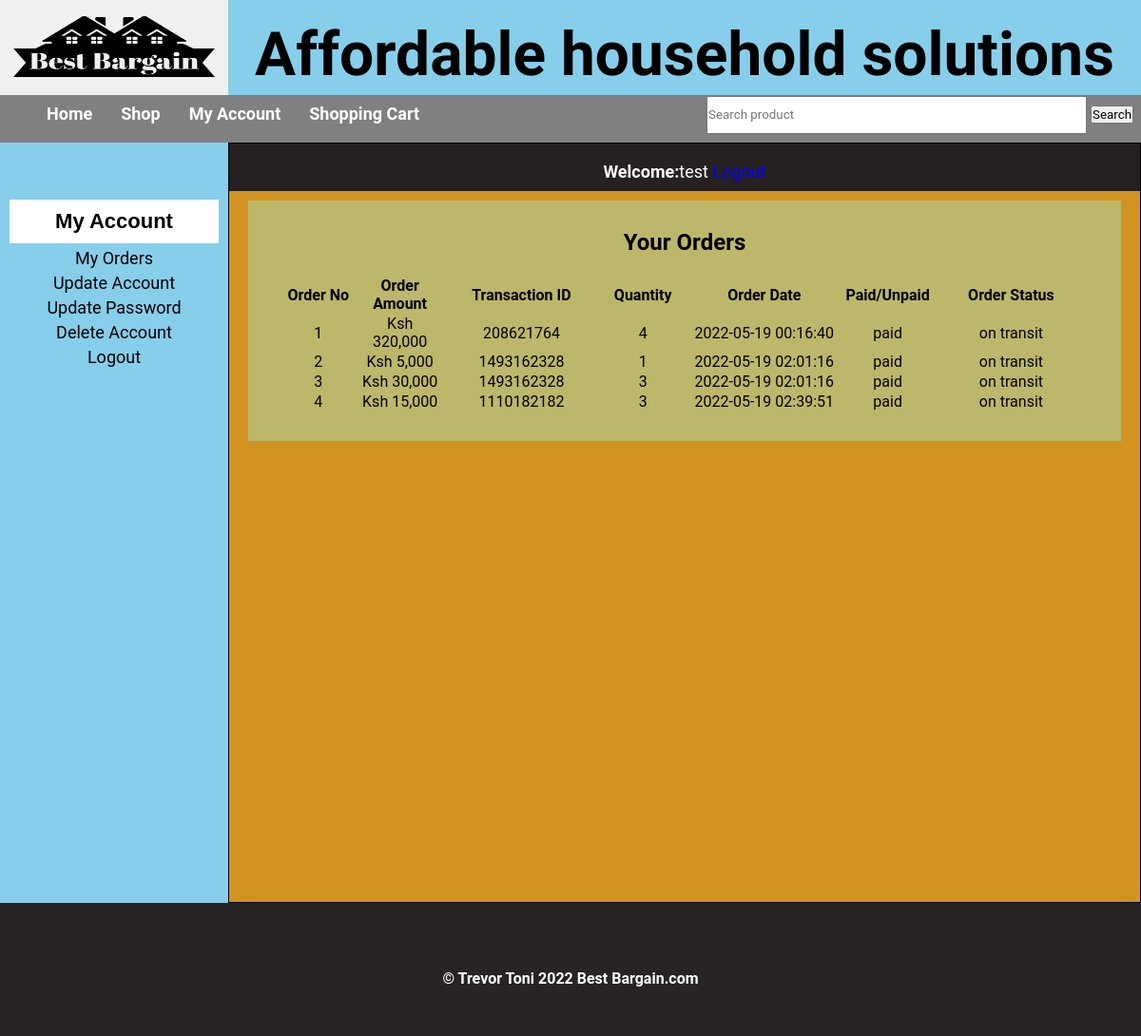
Page /customer/my_account.php?my_orders (signed in) on the committed database.
### tables this page shows
CREATE TABLE `customers` (
  `customer_id` int(10) NOT NULL,
  `customer_ip` varchar(255) NOT NULL,
  `customer_fname` text NOT NULL,
  `customer_lname` text NOT NULL,
  `customer_email` varchar(255) NOT NULL,
  `customer_pass` varchar(255) NOT NULL,
  `customer_county` text NOT NULL,
  `customer_city` text NOT NULL,
  `customer_contact` varchar(255) NOT NULL,
  `customer_address` text NOT NULL
);

CREATE TABLE `orders` (
  `order_id` int(10) NOT NULL,
  `customer_id` int(10) NOT NULL,
  `order_amount` int(11) NOT NULL,
  `invoice_no` int(100) NOT NULL,
  `product_id` int(11) NOT NULL,
  `product_name` varchar(255) NOT NULL,
  `quantity` int(3) NOT NULL,
  `order_date` datetime NOT NULL,
  `payment_status` varchar(50) NOT NULL,
  `order_status` varchar(20) NOT NULL
);

### customer/my_orders.php (the view)
<div style="width:100%;padding:20px;" class="view_products_container">
    <h2 style="text-align:center;margin-bottom:20px;" class="products_table_header">Your Orders</h2>
    <table  style="width:100%">
       <thead>
        <tr>
            <th width="10%">Order No</th>
            <th width="10%">Order Amount</th>
            <th width="20%">Transaction ID</th>
            <th width="10%">Quantity</th>
            <th width="20%">Order Date</th>
            <th width="10%">Paid/Unpaid</th>
            <th width="20%">Order Status</th>
        </tr>
       </thead>
        <?php
        include "includes/db.php";
        $fetch_customer_id = "SELECT customer_id FROM customers WHERE customer_email = '$customer_email' ";
        $run_customer_id = mysqli_query($con, $fetch_customer_id);
        $row_customer = mysqli_fetch_array($run_customer_id);
        $customer_id =$row_customer['customer_id'];
        $fetch_customer_order = "SELECT * FROM orders WHERE customer_id = '$customer_id' ";
        $run_fetch_order = mysqli_query($con, $fetch_customer_order);
        $order_count = 0;
        while ($row_order = mysqli_fetch_array($run_fetch_order)) {
            $order_amount = $row_order['order_amount'];
            $order_amount_formatted = number_format($order_amount);
            $invoice_no = $row_order['invoice_no'];
            $quantity = $row_order['quantity'];
            $order_date = $row_order['order_date'];
            $payment_status = $row_order['payment_status'];
            $order_status = $row_order['order_status'];
            $order_count++;
        ?>
            <tr>
                <td> <?php echo $order_count; ?> </td>
                <td> <?php echo 'Ksh '.$order_amount_formatted; ?> </td>
                <td> <?php echo $invoice_no; ?> </td>
                <td> <?php echo $quantity; ?> </td>
                <td> <?php echo $order_date; ?> </td>
                <td> <?php echo $payment_status; ?> </td>
                <td> <?php echo $order_status; ?> </td>
            </tr>
        <?php } ?>
    </table>
</div>

### customer/my_account.php (shortened to what this page needs)
<?php
include "functions/functions.php";
?>
<!DOCTYPE html>
<html lang="en">
<head>
    <link rel="stylesheet" type="text/css" href="styles/style.css">
</head>
<body>
    <div class="main_wrapper">
        <div class="header_wrapper">
            <a href="../index.php"><img id="logo" src="images/Best Bargain5.png" /></a>
            <div id="banner">
                <h1>Affordable household solutions</h1>
            </div>
            <div class="menubar">
                <ul id="menu">
                    <li><a href="../index.php">Home</a></li>
                    <li><a href="../all_products.php">Shop</a></li>
                    <?php
                    if (isset($_SESSION['customer_email'])) {
                    ?>
                        <li><a href="../customer/my_account.php">My Account</a></li>
                    <?php
                    }
                    ?>
                    <li><a href="../cart.php">Shopping Cart</a></li>
                </ul>
                <div id="form">
                    <form method="get" action="../results.php" enctype="multipart/form-data">
                        <input class="search_input_box" style="height:40px;" type="text" name="user_query" placeholder="Search product  " />
                        <input type="submit" name="search" value="Search" />
                    </form>
                </div>
            </div>
        </div>
        <div class="content_wrapper">
            <?php
            if (isset($_SESSION['customer_email'])) {
            ?>
                <div id="sidebar">
                    <div id="sidebar_title">My Account</div>
                    <ul id="cats">
                        <li><a href="my_account.php?my_orders">My Orders</a></li>
                        <li><a href="my_account.php?edit_account">Update Account</a></li>
                        <li><a href="my_account.php?update_password">Update Password</a></li>
                        <li><a href="my_account.php?delete_account">Delete Account</a></li>
                        <li><a href="logout.php">Logout</a></li>
                    </ul>
                </div>
                <div id="content_area">
                    <div id="shopping_cart">
                        <div id="shopping-cart-span">
                            <?php
                            if (isset($_SESSION['customer_email'])) {
                                $customer_email = $_SESSION['customer_email'];
                                $select_name = "SELECT * FROM customers WHERE customer_email = '$customer_email' ";
                                $run_fname = mysqli_query($con, $select_name);
                                $row_fname = mysqli_fetch_array($run_fname);
                                $customer_fname = $row_fname['customer_fname'];
                                echo "<b>Welcome:</b>" . $customer_fname . "<b style='color:yellow'></b>";
                            } else {
                                echo "<b>Welcome Guest</b>";
                            }
                            ?>
                            <?php
                            if (!isset($_SESSION['customer_email'])) {
                                echo "<a href='checkout.php' style='color:blue; text-decoration:none;'>Login</a>";
                            } else {
                                echo "<a href='logout.php' style='color:blue; text-decoration:none'>Logout</a>";
                            }
                            ?>
                        </div>
                    </div>
                    <div id="products_box" style="justify-content:center;display:flex;flex-direction:column;">
                        <?php
                        if (isset($_GET['my_orders'])) {
                            include("my_orders.php");
                        }
                        ?>
                    </div>
                </div>
        </div>
    <?php  } ?>
    <div id="footer">
        <h4>&copy; Trevor Toni 2022 Best Bargain.com</h4>
    </div>
    </div>
</body>
</html>

### customer/styles/style.css (style rules this page uses)
* { margin: 0; padding: 0; box-sizing: border-box; font-family: 'Roboto', 'sans-serif'; }
body { background: skyblue; }
.main_wrapper { width: 100%; height: auto; margin: auto; height: 100%; }
.header_wrapper { width: 100%; height: 150px; }
#logo { float: left; height: 100px; width: 20% }
#banner { float: right; height: 100px; width: 80%; text-align: center; font-size: xx-large; font-weight: bold; padding: 20px; }
#banner h1 { font-family: 'Beau Rivage', 'cursive'; }
.menubar { width: 100%; height: 50px; background: gray; color: white; clear: both; position: sticky; top: 0; }
#menu { padding: 0; margin: 0; line-height: 40px; float: left; padding-left: 3%; font-weight: bold; }
#menu li { list-style: none; display: inline; }
#menu li a { text-decoration: none; color: white; padding: 8px; margin: 5px; font-size: 18px; font-family: 'Comic', 'sans-serif', 'Roboto'; }
#form { float: right; padding-right: 8px; line-height: 40px; }
#form .search_input_box { width:400px; }
.content_wrapper { width: 100%; max-height: fit-content; margin: auto; background-color: azure; margin-top: 0; }
#sidebar { width: 20%; float: left; padding: 5% 10px 0 10px; }
#sidebar_title { background-color: white; color: black; font-size: 22px; font-family: arial; padding: 10px; text-align: center; font-weight: bold; }
#cats { text-align: center; }
#cats li { list-style: none; margin: 5px; }
#cats li a { color: black; padding: 8px; margin: 5px; text-align: center; font-size: 18px; text-decoration: none; font-family: 'Comic', 'sans-serif', 'Roboto'; }
#content_area { width: 80%; min-height: 800px; float: right; background-color: rgb(210, 148, 33); border: 1px solid black; }
#shopping_cart { width: 100%; height: 50px; background-color: rgb(39, 32, 32); color: white; padding: 15px; text-align: center; padding: 10px; float: center; font-size: 18px; padding: 5px; line-height: 40px; }
#shopping-cart-span { padding:5px; max-width:fit-content; width:100%; margin:auto; height:100%; }
#products_box { text-align: center; margin:10px 20px 0 20px; display:flex; flex-wrap: wrap; flex-direction: row; padding:10px; background-color:darkkhaki; }
#footer { width: 100%; height: 140px; background-color: rgb(40, 36, 36); clear: both; position:relative; bottom:0; left: 0; color: white; }
#footer h4 { text-align: center; padding-top: 70px; }

### rows in the picture
customers: customer_fname "test"
orders: order_amount "320,000", invoice_no "208621764", quantity "4", order_date "2022-05-19 00:16:40", payment_status "paid", order_status "on transit"
orders: order_amount "5,000", invoice_no "1493162328", quantity "1", order_date "2022-05-19 02:01:16", payment_status "paid", order_status "on transit"
orders: order_amount "30,000", invoice_no "1493162328", quantity "3", order_date "2022-05-19 02:01:16", payment_status "paid", order_status "on transit"
orders: order_amount "15,000", invoice_no "1110182182", quantity "3", order_date "2022-05-19 02:39:51", payment_status "paid", order_status "on transit"
